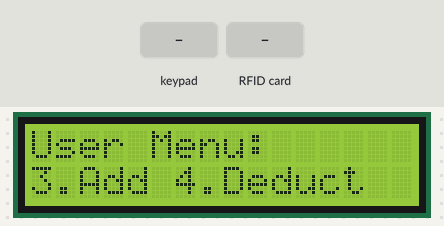
Bench run of a sketch on a simulated Arduino Uno, built with avr-gcc and run on an emulated ATmega328P. Parts: 16×2 character LCD. The inputs (shaded band) are chosen by the test bench. What the sketch prints to the serial monitor is not drawn.

Above: at 4.3 s.
4.4 s: key '1' pressed
At 6.1 s:
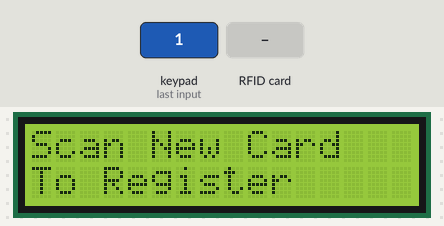
6.9 s: RFID card 5E 7A 19 C4 held to the reader
At 7.6 s:
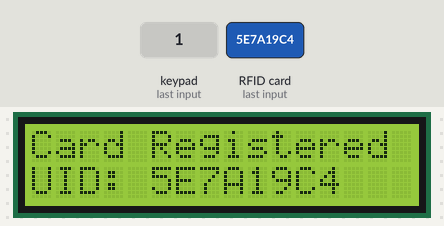
9.9 s: key 'A' pressed
At 12.0 s:
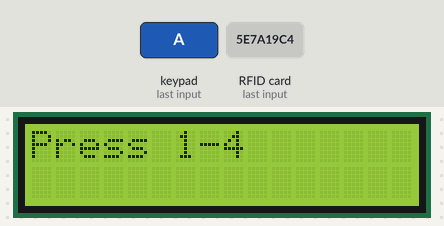
12.4 s: keypad keys 2 3 4 5 pressed 0.4 s apart
At 14.5 s:
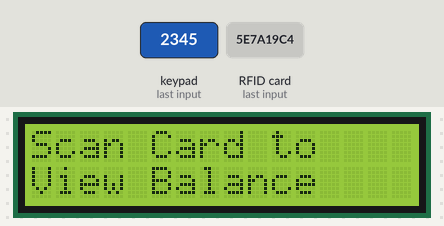
15.5 s: RFID card 5E 7A 19 C4 held to the reader
At 16.2 s:
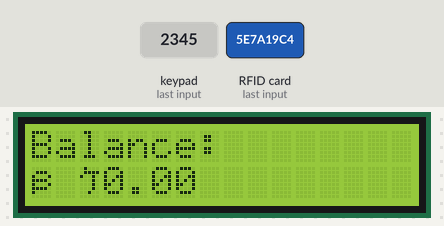
18.5 s: RFID card 5E 7A 19 C4 held to the reader
At 20.8 s:
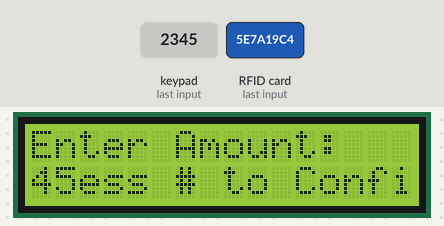
Timing chart, 0 to 22.3 s (numbered marks = the images above; inputs shaded):
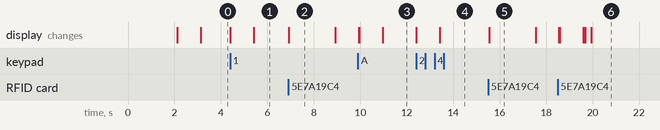

The sketch:

display.ino
```cpp
#include <SPI.h>
#include <MFRC522.h>
#include <Keypad.h>        // Include the Keypad library
#include <LiquidCrystal.h> // Include the LiquidCrystal library

// =================== RFID Configuration ===================
#define SS_PIN 10
#define RST_PIN 9
MFRC522 mfrc522(SS_PIN, RST_PIN);

// =================== Keypad Configuration ===================
const byte ROWS = 4; // Four rows
const byte COLS = 4; // Four columns
char keys[ROWS][COLS] = {
  {'1','2','3','A'},
  {'4','5','6','B'},
  {'7','8','9','C'},
  {'*','0','#','D'}
};
byte rowPins[ROWS] = {2, 3, 4, 5};      // Connect to the row pinouts of the keypad
byte colPins[COLS] = {6, 7, 8, A0};     // Connect to the column pinouts of the keypad

Keypad keypad = Keypad(makeKeymap(keys), rowPins, colPins, ROWS, COLS);

// =================== LCD Configuration ===================
// Adjust the pin numbers according to your wiring
const int rs = 12, en = 11, d4 = 10, d5 = A1, d6 = A2, d7 = A3;
LiquidCrystal lcd(rs, en, d4, d5, d6, d7);

// =================== Data Storage ===================
String cardUIDs[10];      // Array to store card UIDs (up to 10 cards)
float cardBalances[10];  // Array to store card balances
int totalCards = 0;

// =================== Setup Function ===================
void setup() {
  // Initialize Serial Communication
  Serial.begin(9600);

  // Initialize LCD
  lcd.begin(16, 2); // 16 columns and 2 rows
  lcd.print("JAVA Food Court");
  lcd.setCursor(0,1);
  lcd.print("System Init...");
  delay(2000); // Wait for 2 seconds

  // Initialize SPI and RFID
  SPI.begin();
  mfrc522.PCD_Init();

  // Display the main menu
  printUserMenu();
}

// =================== Loop Function ===================
void loop() {
  int action = 0;

  // Wait for user to press a key corresponding to menu options
  while (action == 0) {
    action = getKeypadInput();
  }

  switch (action) {
    case 1:  // Register New Card
      executeRegisterNewCard();
      break;
    case 2:  // View Balance
      executeViewBalance();
      break;
    case 3:  // Add Balance
      executeAddBalance();
      break;
    case 4:  // Deduct Balance
      executeDeductBalance();
      break;
    default:
      lcd.clear();
      lcd.setCursor(0,0);
      lcd.print("Invalid Option");
      delay(2000);
      break;
  }

  // After action is complete, show the menu again
  printUserMenu();
}

// =================== Display Functions ===================

// Function to display the user menu on LCD
void printUserMenu() {
  lcd.clear();
  lcd.setCursor(0,0);
  lcd.print("User Menu:");
  lcd.setCursor(0,1);
  lcd.print("1.Reg 2.View");
  // Optionally, scroll or display more options in a timed manner
  delay(1000); // Wait for 1 second before updating the menu
  lcd.setCursor(0,1);
  lcd.print("3.Add 4.Deduct");
}

// =================== Input Functions ===================

// Function to get keypad input for menu selection
int getKeypadInput() {
  char key = keypad.getKey();
  if (key) {
    Serial.print("Key Pressed: ");
    Serial.println(key);
    lcd.clear();
    lcd.setCursor(0,0);
    lcd.print("Key Pressed: ");
    lcd.print(key);
    delay(1000); // Display for 1 second
    if (key >= '1' && key <= '4') {
      return key - '0';  // Convert char digit to integer
    } else {
      lcd.clear();
      lcd.setCursor(0,0);
      lcd.print("Press 1-4");
      delay(1000);
    }
  }
  return 0; // No valid input yet
}

// =================== Helper Functions ===================

// Function to find the index of a card based on UID
int findCardIndex(String uid) {
  for (int i = 0; i < totalCards; i++) {
    if (uid == cardUIDs[i]) {
      return i;
    }
  }
  return -1;
}

// =================== Action Functions ===================

// Function to register a new card
void executeRegisterNewCard() {
  if (totalCards < 10) { // Limit the number of cards to 10
    String newUID = "";
    float initialBalance = 0.0;

    lcd.clear();
    lcd.setCursor(0,0);
    lcd.print("Scan New Card");
    lcd.setCursor(0,1);
    lcd.print("To Register");

    // Wait for a new card
    while (!mfrc522.PICC_IsNewCardPresent()) {
      delay(100);
    }

    if (mfrc522.PICC_ReadCardSerial()) {
      String uid = "";
      for (byte i = 0; i < mfrc522.uid.size; i++) {
        if(mfrc522.uid.uidByte[i] < 0x10) {
          uid += "0";
        }
        uid += String(mfrc522.uid.uidByte[i], HEX);
      }
      uid.toUpperCase();

      if (findCardIndex(uid) == -1) {
        cardUIDs[totalCards] = uid;
        cardBalances[totalCards] = initialBalance;
        totalCards++;
        lcd.clear();
        lcd.setCursor(0,0);
        lcd.print("Card Registered");
        lcd.setCursor(0,1);
        lcd.print("UID: " + uid);
        delay(2000);
      } else {
        lcd.clear();
        lcd.setCursor(0,0);
        lcd.print("Card Already");
        lcd.setCursor(0,1);
        lcd.print("Registered");
        delay(2000);
      }

      // Halt PICC
      mfrc522.PICC_HaltA();
    }
  } else {
    lcd.clear();
    lcd.setCursor(0,0);
    lcd.print("Storage Full");
    lcd.setCursor(0,1);
    lcd.print("Cannot Register");
    delay(2000);
  }
}

// Function to view the balance of a card
void executeViewBalance() {
  lcd.clear();
  lcd.setCursor(0,0);
  lcd.print("Scan Card to");
  lcd.setCursor(0,1);
  lcd.print("View Balance");

  // Wait for card
  while (!mfrc522.PICC_IsNewCardPresent()) {
    delay(100);
  }

  if (mfrc522.PICC_ReadCardSerial()) {
    String uid = "";
    for (byte i = 0; i < mfrc522.uid.size; i++) {
      if(mfrc522.uid.uidByte[i] < 0x10) {
        uid += "0";
      }
      uid += String(mfrc522.uid.uidByte[i], HEX);
    }
    uid.toUpperCase();

    int cardIndex = findCardIndex(uid);
    if (cardIndex != -1) {
      lcd.clear();
      lcd.setCursor(0,0);
      lcd.print("Balance:");
      lcd.setCursor(0,1);
      lcd.print("₹" + String(cardBalances[cardIndex], 2));
      delay(2000);
    } else {
      lcd.clear();
      lcd.setCursor(0,0);
      lcd.print("Card Not Found");
      lcd.setCursor(0,1);
      lcd.print("Register First");
      delay(2000);
    }

    // Halt PICC
    mfrc522.PICC_HaltA();
  }
}

// Function to add balance to a card
void executeAddBalance() {
  lcd.clear();
  lcd.setCursor(0,0);
  lcd.print("Scan Card to");
  lcd.setCursor(0,1);
  lcd.print("Add Balance");

  // Wait for card
  while (!mfrc522.PICC_IsNewCardPresent()) {
    delay(100);
  }

  if (mfrc522.PICC_ReadCardSerial()) {
    String uid = "";
    for (byte i = 0; i < mfrc522.uid.size; i++) {
      if(mfrc522.uid.uidByte[i] < 0x10) {
        uid += "0";
      }
      uid += String(mfrc522.uid.uidByte[i], HEX);
    }
    uid.toUpperCase();

    int cardIndex = findCardIndex(uid);
    if (cardIndex != -1) {
      lcd.clear();
      lcd.setCursor(0,0);
      lcd.print("Enter Amount:");
      lcd.setCursor(0,1);
      lcd.print("Press # to Confirm");

      float amountToAdd = getAmountFromKeypad();

      cardBalances[cardIndex] += amountToAdd;

      lcd.clear();
      lcd.setCursor(0,0);
      lcd.print("Added: ₹" + String(amountToAdd, 2));
      lcd.setCursor(0,1);
      lcd.print("New Bal: ₹" + String(cardBalances[cardIndex], 2));
      delay(2000);
    } else {
      lcd.clear();
      lcd.setCursor(0,0);
      lcd.print("Card Not Found");
      lcd.setCursor(0,1);
      lcd.print("Register First");
      delay(2000);
    }

    // Halt PICC
    mfrc522.PICC_HaltA();
  }
}

// Function to deduct balance from a card
void executeDeductBalance() {
  lcd.clear();
  lcd.setCursor(0,0);
  lcd.print("Scan Card to");
  lcd.setCursor(0,1);
  lcd.print("Deduct Balance");

  // Wait for card
  while (!mfrc522.PICC_IsNewCardPresent()) {
    delay(100);
  }

  if (mfrc522.PICC_ReadCardSerial()) {
    String uid = "";
    for (byte i = 0; i < mfrc522.uid.size; i++) {
      if(mfrc522.uid.uidByte[i] < 0x10) {
        uid += "0";
      }
      uid += String(mfrc522.uid.uidByte[i], HEX);
    }
    uid.toUpperCase();

    int cardIndex = findCardIndex(uid);
    if (cardIndex != -1) {
      lcd.clear();
      lcd.setCursor(0,0);
      lcd.print("Enter Amount:");
      lcd.setCursor(0,1);
      lcd.print("Press # to Confirm");

      float amountToDeduct = getAmountFromKeypad();

      if (cardBalances[cardIndex] >= amountToDeduct) {
        cardBalances[cardIndex] -= amountToDeduct;
        lcd.clear();
        lcd.setCursor(0,0);
        lcd.print("Deducted: ₹" + String(amountToDeduct, 2));
        lcd.setCursor(0,1);
        lcd.print("New Bal: ₹" + String(cardBalances[cardIndex], 2));
      } else {
        lcd.clear();
        lcd.setCursor(0,0);
        lcd.print("Insufficient");
        lcd.setCursor(0,1);
        lcd.print("Balance");
      }
      delay(2000);
    } else {
      lcd.clear();
      lcd.setCursor(0,0);
      lcd.print("Card Not Found");
      lcd.setCursor(0,1);
      lcd.print("Register First");
      delay(2000);
    }

    // Halt PICC
    mfrc522.PICC_HaltA();
  }
}

// =================== Input Handling ===================

// Helper function to get numerical input from the keypad
float getAmountFromKeypad() {
  String input = "";
  char key;
  while (true) {
    key = keypad.getKey();
    if (key) {
      Serial.print("Key Pressed: ");
      Serial.println(key);
      if (key == '#') {
        break; // End input on '#'
      } else if (key == '*') {
        // Handle backspace
        if (input.length() > 0) {
          input.remove(input.length() - 1);
          // Move cursor back, overwrite with space, move cursor back again
          int pos = input.length();
          lcd.setCursor(pos,1);
          lcd.print(" ");
          lcd.setCursor(pos,1);
        }
      } else if (isDigit(key) || key == '.') {
        input += key;
        lcd.setCursor(input.length()-1,1);
        lcd.print(key);
      }
    }
    delay(50); // Small delay to debounce keypad
  }

  float amount = input.toFloat();
  return amount;
}
```

Measured:
- after the input at 4.4 s, the display: first changes at once (image 1 shows a later state)
- after the input at 6.9 s, the display: changes at once (image 2)
- after the input at 9.9 s, the display: first differs from a run without the input after 0.06 s (image 3 shows a later state)
- after the input at 12.4 s, the display: first changes at once (image 4 shows a later state)
- after the input at 15.5 s, the display: changes after 0.05 s (image 5)
- after the input at 18.5 s, the display: first differs from a run without the input after 1.1 s (image 6 shows a later state)
- what the display in image 2 shows lasts 2.0 s, from 6.9 s to 8.9 s
